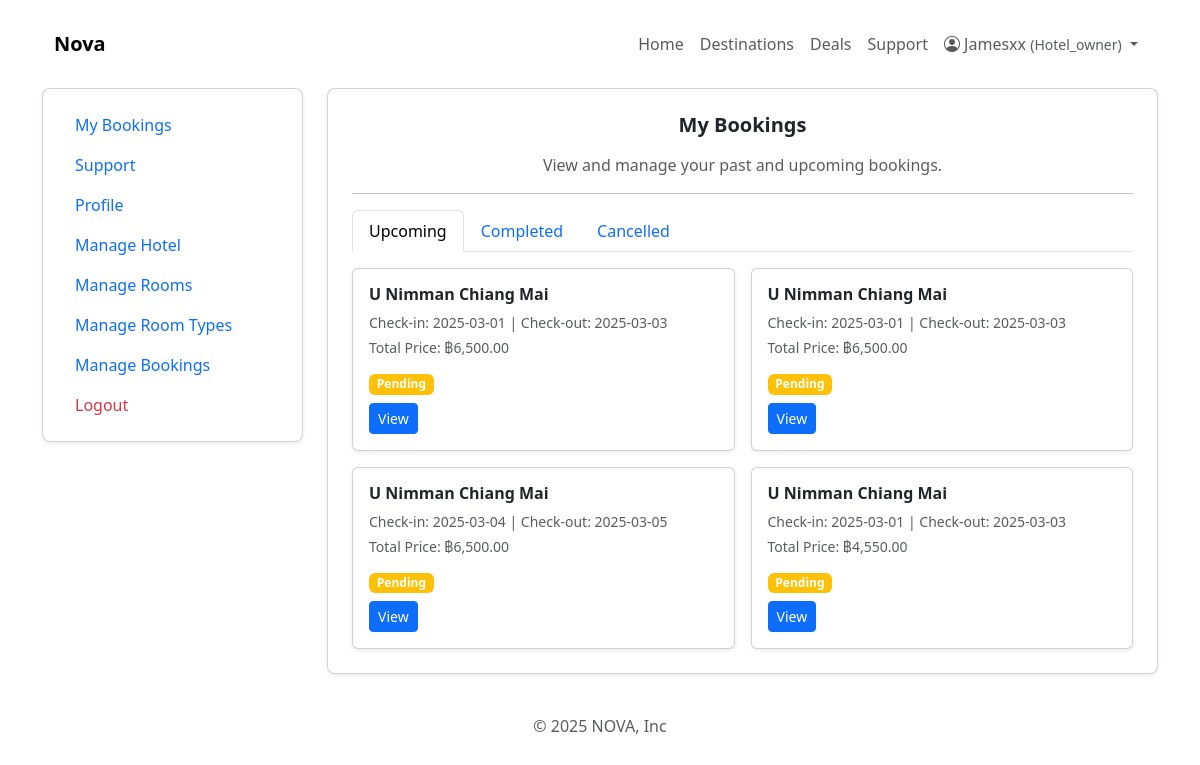
Screenshot of /views/my-bookings.php (signed in) with the database file from the repository.
### tables this page shows
CREATE TABLE `reservations` (
  `id` int(11) NOT NULL,
  `user_id` int(11) NOT NULL,
  `hotel_id` int(11) NOT NULL,
  `check_in` date NOT NULL,
  `check_out` date NOT NULL,
  `total_price` decimal(10,2) NOT NULL,
  `status` enum('pending','confirmed','cancelled') DEFAULT 'pending',
  `created_at` timestamp NOT NULL DEFAULT current_timestamp()
);

CREATE TABLE `hotels` (
  `id` int(11) NOT NULL,
  `owner_id` int(11) NOT NULL,
  `name` varchar(200) NOT NULL,
  `description` text DEFAULT NULL,
  `address` varchar(255) DEFAULT NULL,
  `city` varchar(100) DEFAULT NULL,
  `state` varchar(100) DEFAULT NULL,
  `country` varchar(100) NOT NULL,
  `zip_code` varchar(20) DEFAULT NULL,
  `map_url` varchar(255) DEFAULT NULL,
  `phone` varchar(20) DEFAULT NULL,
  `email` varchar(150) DEFAULT NULL,
  `website` varchar(150) DEFAULT NULL,
  `created_at` timestamp NOT NULL DEFAULT current_timestamp(),
  `status` enum('active','inactive') NOT NULL DEFAULT 'inactive'
);

### config/functions.php (the view, shortened to what this page needs)
<?php
function showBookings($status, $bookings) {
    $filteredBookings = array_filter($bookings, fn($b) => $b['status'] === $status);
    if (empty($filteredBookings)) {
        return;
    }
    echo "<div class='row row-cols-1 row-cols-md-2 g-3'>";
    foreach ($filteredBookings as $booking) : ?>
        <div class="col">
            <div class="card shadow-sm">
                <div class="card-body">
                    <h6 class="fw-bold"><?= htmlspecialchars($booking['hotel_name']); ?></h6>
                    <p class="text-muted small mb-1">
                        Check-in: <?= htmlspecialchars($booking['check_in']); ?> | Check-out: <?= htmlspecialchars($booking['check_out']); ?>
                    </p>
                    <p class="text-muted small">Total Price: ฿<?= number_format($booking['total_price'], 2); ?></p>
                    <span class="badge bg-<?= $status === 'pending' ? 'warning' : ($status === 'confirmed' ? 'success' : 'danger'); ?>">
                        <?= ucfirst($status); ?>
                    </span>
                    <div class="mt-2">
                        <a href="confirmation.php?reservation_id=<?= $booking['id']; ?>" class="btn btn-primary btn-sm">View</a>
                    </div>
                </div>
            </div>
        </div>
    <?php endforeach;
    echo "</div>";
}
?>

### rows the page displays
reservations: hotel.name "U Nimman Chiang Mai", check_in "2025-03-01", check_out "2025-03-03", total_price "6,500.00", status "Pending"
reservations: hotel.name "U Nimman Chiang Mai", check_in "2025-03-01", check_out "2025-03-03", total_price "6,500.00", status "Pending"
reservations: hotel.name "U Nimman Chiang Mai", check_in "2025-03-04", check_out "2025-03-05", total_price "6,500.00", status "Pending"
reservations: hotel.name "U Nimman Chiang Mai", check_in "2025-03-01", check_out "2025-03-03", total_price "4,550.00", status "Pending"

### other values shown
$_SESSION['user_name'] "Jamesxx"
$_SESSION['user_role'] "Hotel_owner"
